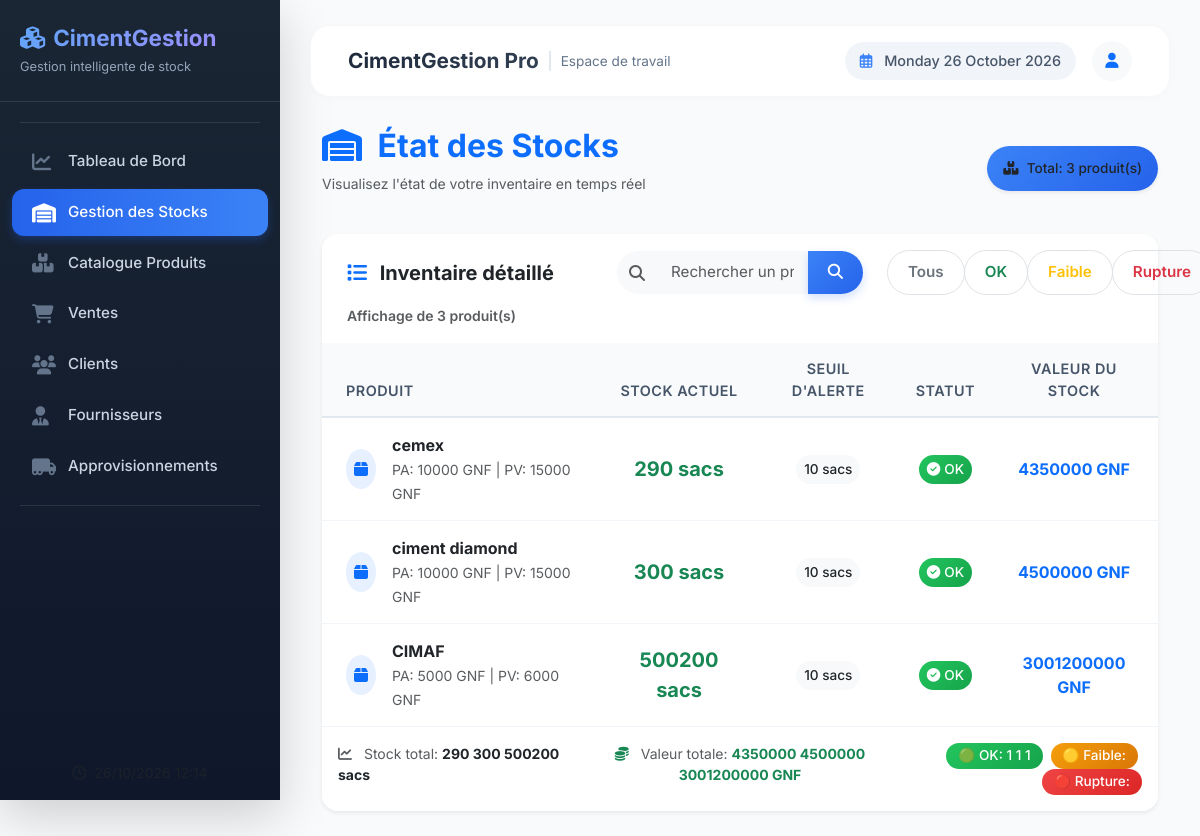
The page /boutique/stocks/ on the database its author committed.
### boutique/models.py (models this page shows, shortened)
class Produit(models.Model):
    nom = models.CharField(max_length=100, verbose_name="Marque/Type")
    prix_achat = models.BigIntegerField(default=0)
    prix_vente = models.BigIntegerField(default=0)
    stock_actuel = models.IntegerField(default=0)
    seuil_alerte = models.IntegerField(default=10)
    fournisseurs = models.ManyToManyField(Fournisseur, through='Approvisionnement', related_name='produits')

### boutique/views.py (the view)
# urls.py: path('stocks/', views.liste_stocks, name='liste_stocks'),
def liste_stocks(request):
    produits = Produit.objects.all().order_by('stock_actuel')
    return render(request, 'boutique/stocks.html', {'produits': produits})

### boutique/templates/boutique/stocks.html (shortened to what this page needs)
{% extends 'boutique/base.html' %}
{% block content %}
<div class="container mt-4">
    <div class="d-flex justify-content-between align-items-center mb-4">
        <div>
            <h2 class="text-primary fw-bold">
                <i class="fas fa-warehouse me-2"></i> État des Stocks
            </h2>
            <p class="text-muted small">Visualisez l'état de votre inventaire en temps réel</p>
        </div>
        <span class="badge bg-info text-dark p-3 rounded-pill shadow-sm">
            <i class="fas fa-boxes me-2"></i>Total: {{ produits|length }} produit(s)
        </span>
    </div>
    <div class="card shadow-sm border-0 rounded-4">
        <div class="card-header bg-white py-3 rounded-top-4 border-0">
            <div class="row align-items-center">
                <div class="col-md-4">
                    <h5 class="fw-bold mb-0">
                        <i class="fas fa-list me-2 text-primary"></i>
                        Inventaire détaillé
                    </h5>
                </div>
                <div class="col-md-4">
                    <div class="input-group">
                        <span class="input-group-text bg-light border-0 rounded-start-pill">
                            <i class="fas fa-search text-muted"></i>
                        </span>
                        <input type="text" id="searchInput" class="form-control border-0 bg-light"
                               placeholder="Rechercher un produit..."
                               style="box-shadow: none;">
                        <button class="btn btn-primary rounded-end-pill" type="button" id="searchButton">
                            <i class="fas fa-search"></i>
                        </button>
                    </div>
                </div>
                <div class="col-md-4 text-end">
                    <div class="btn-group" role="group">
                        <button class="btn btn-outline-secondary btn-sm rounded-pill" onclick="filtrerStatut('all')">
                            Tous
                        </button>
                        <button class="btn btn-outline-success btn-sm rounded-pill" onclick="filtrerStatut('ok')">
                            OK
                        </button>
                        <button class="btn btn-outline-warning btn-sm rounded-pill" onclick="filtrerStatut('faible')">
                            Faible
                        </button>
                        <button class="btn btn-outline-danger btn-sm rounded-pill" onclick="filtrerStatut('rupture')">
                            Rupture
                        </button>
                    </div>
                </div>
            </div>
            <div class="row mt-2">
                <div class="col-12">
                    <small class="text-muted" id="resultCount">Affichage de {{ produits|length }} produit(s)</small>
                </div>
            </div>
        </div>
        <div class="card-body p-0">
            <div class="table-responsive">
                <table class="table table-hover align-middle mb-0" id="stockTable">
                    <thead class="bg-light">
                        <tr>
                            <th class="ps-4">Produit</th>
                            <th class="text-center">Stock Actuel</th>
                            <th class="text-center">Seuil d'Alerte</th>
                            <th class="text-center">Statut</th>
                            <th class="text-center">Valeur du Stock</th>
                        </tr>
                    </thead>
                    <tbody>
                        {% for p in produits %}
                        <tr data-statut="
                            {% if p.stock_actuel <= 0 %}rupture
                            {% elif p.stock_actuel <= p.seuil_alerte %}faible
                            {% else %}ok
                            {% endif %}">
                            <td class="ps-4">
                                <div class="d-flex align-items-center">
                                    <div class="bg-primary bg-opacity-10 rounded-circle p-2 me-3">
                                        <i class="fas fa-box text-primary"></i>
                                    </div>
                                    <div>
                                        <span class="fw-bold text-dark product-name">{{ p.nom }}</span>
                                        <br>
                                        <small class="text-muted">PA: {{ p.prix_achat|floatformat:0 }} GNF | PV: {{ p.prix_vente|floatformat:0 }} GNF</small>
                                    </div>
                                </div>
                            </td>
                            <td class="text-center fw-bold">
                                <span class="fs-5 {% if p.stock_actuel <= 0 %}text-danger{% elif p.stock_actuel <= p.seuil_alerte %}text-warning{% else %}text-success{% endif %}">
                                    {% if p.stock_actuel < 0 %}
                                        0 sacs
                                    {% else %}
                                        {{ p.stock_actuel|floatformat:0 }} sacs
                                    {% endif %}
                                </span>
                            </td>
                            <td class="text-center">
                                <span class="badge bg-light text-dark p-2">
                                    {{ p.seuil_alerte|floatformat:0 }} sacs
                                </span>
                            </td>
                            <td class="text-center">
                                {% if p.stock_actuel <= 0 %}
                                    <span class="badge bg-danger p-2">
                                        <i class="fas fa-exclamation-circle me-1"></i>RUPTURE
                                    </span>
                                {% elif p.stock_actuel <= p.seuil_alerte %}
                                    <span class="badge bg-warning text-dark p-2">
                                        <i class="fas fa-exclamation-triangle me-1"></i>STOCK FAIBLE
                                    </span>
                                {% else %}
                                    <span class="badge bg-success p-2">
                                        <i class="fas fa-check-circle me-1"></i>OK
                                    </span>
                                {% endif %}
                            </td>
                            <td class="text-center fw-bold">
                                {% if p.stock_actuel > 0 %}
                                    <span class="text-primary">
                                        {% widthratio p.stock_actuel 1 p.prix_vente %} GNF
                                    </span>
                                {% else %}
                                    <span class="text-muted">- GNF</span>
                                {% endif %}
                            </td>
                        </tr>
                        {% endfor %}
                    </tbody>
                </table>
            </div>
        </div>
        {% if produits %}
        <div class="card-footer bg-white border-0 py-3 text-muted small rounded-bottom-4">
            <div class="row">
                <div class="col-md-4">
                    <i class="fas fa-chart-line me-2"></i>
                    Stock total:
                    <span class="fw-bold text-dark">
                        {% with total=0 %}
                            {% for p in produits %}
                                {% if p.stock_actuel > 0 %}
                                    {{ total|add:p.stock_actuel }}
                                {% endif %}
                            {% endfor %}
                        {% endwith %} sacs
                    </span>
                </div>
                <div class="col-md-4 text-center">
                    <i class="fas fa-coins me-2 text-success"></i>
                    Valeur totale:
                    <span class="fw-bold text-success">
                        {% with total=0 %}
                            {% for p in produits %}
                                {% if p.stock_actuel > 0 %}
                                    {% widthratio p.stock_actuel 1 p.prix_vente as valeur %}
                                    {{ total|add:valeur }}
                                {% endif %}
                            {% endfor %}
                        {% endwith %} GNF
                    </span>
                </div>
                <div class="col-md-4 text-end">
                    <span class="badge bg-success me-1">🟢 OK:
                        {% with count=0 %}
                            {% for p in produits %}
                                {% if p.stock_actuel > p.seuil_alerte %}
                                    {{ count|add:"1" }}
                                {% endif %}
                            {% endfor %}
                        {% endwith %}
                    </span>
                    <span class="badge bg-warning text-dark me-1">🟡 Faible:
                    </span>
                    <span class="badge bg-danger">🔴 Rupture:
                    </span>
                </div>
            </div>
        </div>
        {% endif %}
    </div>
</div>
{% endblock %}

### boutique/templates/boutique/base.html (style rules this page uses)
* { font-family: 'Inter', sans-serif; margin: 0; padding: 0; box-sizing: border-box; }
body { background-color: #f8fafc; overflow-x: hidden; }
.card { border: none; border-radius: 20px; background: white; box-shadow: 0 4px 20px rgba(0, 0, 0, 0.02); transition: all 0.3s ease; border: 1px solid rgba(0, 0, 0, 0.03); }
.card-header { background: transparent; border-bottom: 1px solid #f1f5f9; padding: 20px 25px; font-weight: 600; }
.card-body { padding: 25px; }
.btn { border-radius: 12px; padding: 10px 20px; font-weight: 600; font-size: 0.95rem; transition: all 0.3s ease; border: none; }
.btn-primary { background: linear-gradient(135deg, #3b82f6 0%, #2563eb 100%); color: white; box-shadow: 0 4px 10px rgba(37, 99, 235, 0.2); }
.table { margin-bottom: 0; }
.table thead th { background: #f8fafc; color: #475569; font-weight: 600; font-size: 0.9rem; text-transform: uppercase; letter-spacing: 0.5px; border-bottom: 2px solid #e2e8f0; padding: 15px; }
.table tbody td { padding: 15px; vertical-align: middle; color: #334155; border-bottom: 1px solid #f1f5f9; }
.badge { padding: 6px 12px; border-radius: 30px; font-weight: 500; font-size: 0.85rem; }
.badge.bg-success { background: linear-gradient(135deg, #22c55e 0%, #16a34a 100%) !important; }
.badge.bg-danger { background: linear-gradient(135deg, #ef4444 0%, #dc2626 100%) !important; }
.badge.bg-warning { background: linear-gradient(135deg, #f59e0b 0%, #d97706 100%) !important; color: white !important; }
.badge.bg-info { background: linear-gradient(135deg, #3b82f6 0%, #2563eb 100%) !important; }
.form-control, .form-select { border: 2px solid #e2e8f0; border-radius: 12px; padding: 10px 15px; font-size: 0.95rem; transition: all 0.3s ease; }

### boutique/templates/boutique/stocks.html (style rules this page uses)
.bg-opacity-10 { background-color: rgba(13, 110, 253, 0.1); }
.btn-group .btn { border: 1px solid #dee2e6; }

### rows shown on the page
Produit: nom "cemex", prix_achat "10000", prix_vente "15000", stock_actuel "290", seuil_alerte "10", shows "OK", stock_actuel+prix_vente "4350000", total "4350000", count "1"
Produit: nom "ciment diamond", prix_achat "10000", prix_vente "15000", stock_actuel "300", seuil_alerte "10", shows "OK", stock_actuel+prix_vente "4500000", total "4500000", count "1"
Produit: nom "CIMAF", prix_achat "5000", prix_vente "6000", stock_actuel "500200", seuil_alerte "10", shows "OK", stock_actuel+prix_vente "3001200000", total "3001200000", count "1"

### other values the page prints
{{ produits|length }} "3"
